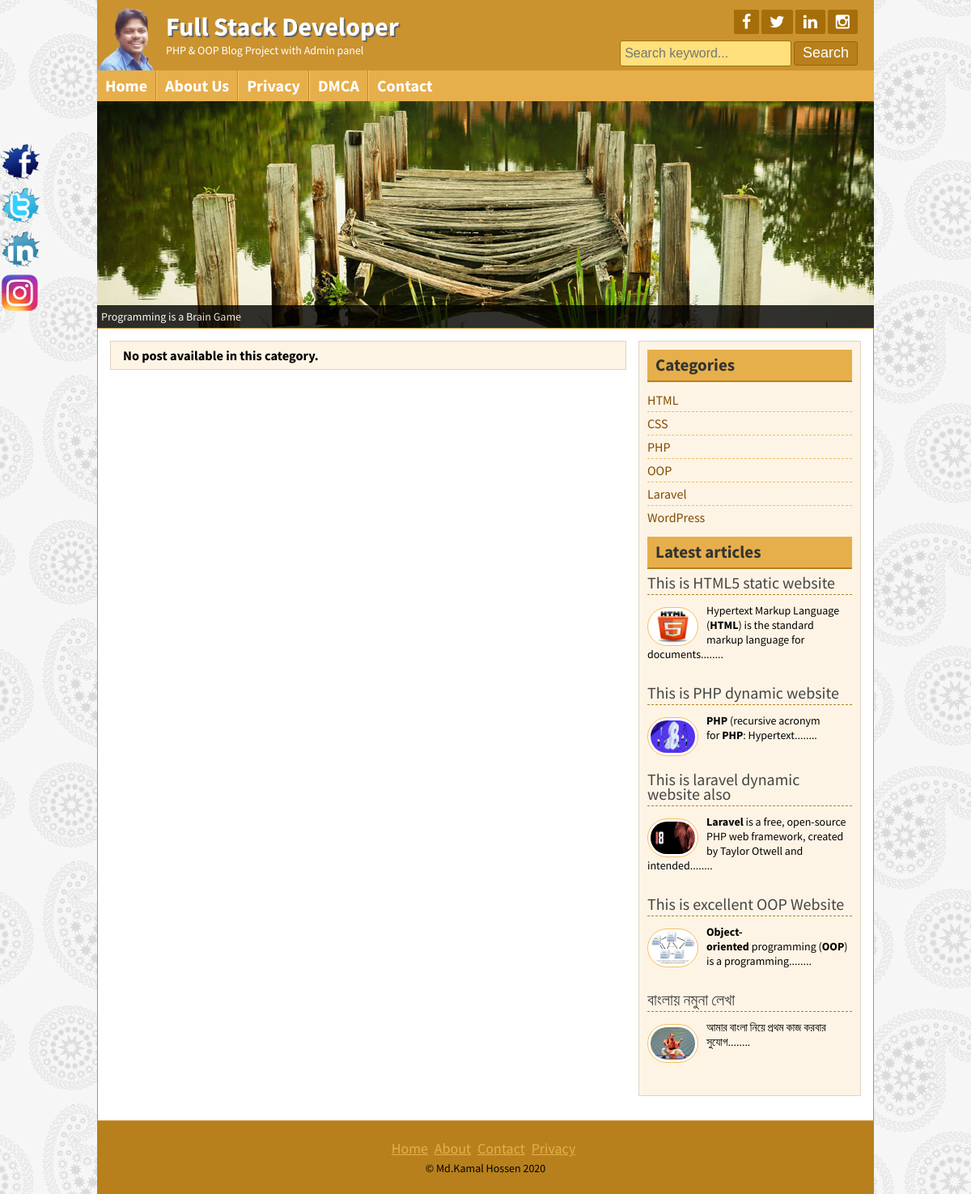
Page /posts.php?category=10 on the committed database.
### tables this page shows
CREATE TABLE `title_slogan` (
  `id` int(11) NOT NULL,
  `title` varchar(255) NOT NULL,
  `slogan` varchar(255) NOT NULL,
  `logo` varchar(255) NOT NULL
);

CREATE TABLE `social` (
  `id` int(11) NOT NULL,
  `fb` varchar(255) NOT NULL,
  `tw` varchar(255) NOT NULL,
  `ln` varchar(255) NOT NULL,
  `ins` varchar(255) NOT NULL
);

CREATE TABLE `page` (
  `id` int(11) NOT NULL,
  `name` varchar(255) NOT NULL,
  `body` text NOT NULL
);

CREATE TABLE `tbl_category` (
  `id` int(11) NOT NULL,
  `name` varchar(50) NOT NULL
);

CREATE TABLE `tbl_post` (
  `id` int(11) NOT NULL,
  `cat` int(11) NOT NULL,
  `title` varchar(255) NOT NULL,
  `body` text NOT NULL,
  `image` varchar(255) NOT NULL,
  `author` varchar(50) NOT NULL,
  `tags` varchar(255) NOT NULL,
  `date` timestamp NOT NULL DEFAULT current_timestamp(),
  `userid` int(11) NOT NULL
);

CREATE TABLE `footer` (
  `id` int(11) NOT NULL,
  `copyright` varchar(255) NOT NULL
);

### lib/Database.php (called while the page is built, shortened)
<?php
Class Database{
	public $host   = DB_HOST;
	public $user   = DB_USER;
	public $pass   = DB_PASS;
	public $dbname = DB_NAME;
	public $link;
    private function connectDB(){
        $this->link = new mysqli($this->host, $this->user, $this->pass, $this->dbname);
    }
	public function select($query){
		$result = $this->link->query($query) or die($this->link->error.__LINE__);
		if($result->num_rows > 0){
			return $result;
		} else {
			return false;
		}
	}
}

### helpers/formate.php (called while the page is built, shortened)
<?php
class Formate
{
	public function shortText($text, $limit = 400){
        $text = $text. "";
        $text = substr($text, 0, $limit);
        $text = substr($text, 0, strripos($text, ' '));
        $text = $text."........";
        return $text;
    }
}

### inc/slider.php (the view)
<div class="slidersection templete clear">
    <div id="slider">
    	 <?php
            $query = "SELECT * FROM slider ORDER BY ID limit 6";
            $slider = $db->select($query);
            if ($slider) {
                while ($result = $slider->fetch_assoc()) {
            ?>
        <a href="#"><img src="admin/<?php echo $result['image']; ?>" alt="nature 1" title="<?php echo $result['title']; ?>" /></a>
      <?php } }?>
    </div>
</div>

### inc/header.php (shortened to what this page needs)
<?php
include ('lib/Database.php');
include ('helpers/formate.php');
$db = new Database();
$fn = new Formate();
?>
<!DOCTYPE html>
<html>
<head>
    <?php
     include('scripts/css.php');
     ?>
</head>
<body>
<div class="headersection templete clear">
    <a href="index.php">
        <div class="logo">
             <?php
                $query = "SELECT * FROM title_slogan WHERE id='1'";
                $blog_title = $db->select($query);
                if ($blog_title){
                while ($result = $blog_title->fetch_assoc()){
                ?>
            <img src="admin/<?php echo $result['logo'] ?>" alt="Logo"/>
            <h2><?php echo $result['title']; ?></h2>
            <p><?php echo $result['slogan'] ?></p>
        <?php } } ?>
        </div>
    </a>
    <div class="social clear">
        <div class="icon clear">
            <?php
                $query = "SELECT * FROM social WHERE id='1'";
                $social = $db->select($query);
                if ($social){
                while ($result = $social->fetch_assoc()){
            ?>
            <a href="<?php echo $result['fb']; ?>" target="_blank"><i class="fa fa-facebook"></i></a>
            <a href="<?php echo $result['tw']; ?>" target="_blank"><i class="fa fa-twitter"></i></a>
            <a href="<?php echo $result['ln']; ?>" target="_blank"><i class="fa fa-linkedin"></i></a>
            <a href="<?php echo $result['ins']; ?>" target="_blank"><i class="fa fa-instagram"></i></a>
            <?php } }?>
        </div>
        <div class="searchbtn clear">
            <form action="search.php" method="get">
                <input type="text" name="search" placeholder="Search keyword..."/>
                <input type="submit" name="submit" value="Search"/>
            </form>
        </div>
    </div>
</div>
<div class="navsection templete">
    <?php
        $path = $_SERVER['SCRIPT_FILENAME'];
        $currentpage = basename($path, '.php');
    ?>
    <ul>
        <li>
            <a <?php if ($currentpage == 'index'){echo "id='active'";} ?> href="index.php">Home</a>
        </li>
        <?php
            $query = "SELECT * FROM page";
            $page = $db->select($query);
            if ($page) {
            while ($result = $page->fetch_assoc()) {
        ?>
        <li>
            <a
            <?php
            if (isset($_GET['pageid']) && $_GET['pageid'] == $result['id']){
                echo "id='active'";
            }
            ?>
            href="page.php?pageid=<?php echo $result['id']; ?>"><?php echo $result['name']; ?></a>
        </li>
            <?php  }}?>
        <li>
            <a <?php if ($currentpage == 'contact'){echo "id='active'";} ?> href="contact.php">Contact</a>
        </li>
    </ul>
</div>

### inc/sidebar.php
<div class="sidebar clear">
    <div class="samesidebar clear">
        <h2>Categories</h2>
        <ul>
            <?php
            $side = "select * from tbl_category";
            $sidebar = $db->select($side);
            if ($sidebar){
                while ($result = $sidebar->fetch_assoc()){
            ?>
            <li><a href="posts.php?category=<?php echo $result['id'];?>">
                    <?php
                    echo $result['name'];
                    ?>
                </a></li>
            <?php
            }  } else{?>
            <li>No Category Created</li>
                <?php } ?>
        </ul>
    </div>
    <div class="samesidebar clear">
        <h2>Latest articles</h2>
        <?php
        $query = "select * from tbl_post limit 5";
        $post = $db->select($query);
        if ($post){
            while ($result = $post->fetch_assoc()){
        ?>
        <div class="popular clear">
            <h3><a href="post.php?id=<?php echo $result['id']; ?>"><?php echo $result['title']; ?></a></h3>
            <a href="post.php?id=<?php echo $result['id']; ?>"><img src="admin/<?php echo $result['image']; ?>" alt="post image"/></a>
           <?php echo $fn->shortText($result['body'], 120); ?>
        </div>
        <?php } } else{
            header("Location:404.php");
        } ?>
    </div>
</div>

### inc/footer.php (shortened to what this page needs)
</div>
<div class="footersection templete clear">
    <div class="footermenu clear">
        <ul>
            <li><a href="#">Home</a></li>
            <li><a href="#">About</a></li>
            <li><a href="#">Contact</a></li>
            <li><a href="#">Privacy</a></li>
        </ul>
    </div>
     <?php
        $query = "SELECT * FROM footer WHERE id='1'";
        $copyright = $db->select($query);
        if ($copyright){
        while ($result = $copyright->fetch_assoc()){
        ?>
        <p>&copy; <?php echo $result['copyright']; echo date(' Y');?></p>
        <?php }} ?>
    </div>
<div class="fixedicon clear">
   <?php
        $query = "SELECT * FROM social WHERE id='1'";
        $social = $db->select($query);
        if ($social){
        while ($result = $social->fetch_assoc()){
    ?>
    <a href="<?php echo $result['fb']; ?>" target="_blank"><img src="images/fb.png" alt="Facebook"/></a>
    <a href="<?php echo $result['tw']; ?>" target="_blank"><img src="images/tw.png" alt="Twitter"/></a>
    <a href="<?php echo $result['ln']; ?>" target="_blank"><img src="images/in.png" alt="LinkedIn"/></a>
    <a href="<?php echo $result['ins']; ?>" target="_blank"><img src="images/gl.png" alt="instagram"/></a>
    <?php } } ?>
</div>
</body>
</html>

### css/nivo-slider.css (style rules this page uses)
.nivoSlider { position:relative; }
.nivoSlider a.nivo-imageLink { position:absolute; top:0px; left:0px; width:100%; height:100%; border:0; padding:0; margin:0; z-index:60; display:none; }

### style.css (style rules this page uses)
* { margin:0;padding:0;outline:0 }
body { font-family: 'Source Sans Pro', sans-serif;font-size:14px;line-height:18px;color:#000;background:url(images/bg.png)repeat fixed 0 0 #fff; }
.templete { width:960px;margin:0 auto; }
.clear { overflow:hidden; }
input[type="text"], input[type="email"] { border: 1px solid #cfc5b6; border-radius: 3px; margin-bottom: 5px; padding: 5px; width: 300px; }
input[type="submit"] { background: #b7801c none repeat scroll 0 0; border: 1px solid #e6af4b; color: #fff; cursor: pointer; font-size: 20px; padding: 1px 10px; }
.headersection { background: #ca932f none repeat scroll 0 0; color: #fff; }
.logo { float: left; width: 580px; }
.logo img { float: left; margin-right: 15px; padding-top: 10px; width: 70px; }
.logo h2 { color: #fff; font-size: 32px; margin-bottom: 11px; margin-top: 24px; text-shadow: 2px 2px 0 #666; }
.logo p { color:#fff; }
.social { float: right; margin-right: 20px; margin-top: 12px; text-align: right; width: 360px; }
.icon { float: right; }
.icon a { background: #a56e0a none repeat scroll 0 0; border-radius: 2px; color: #fff; display: block; float: left; font-size: 20px; margin-left: 3px; padding: 5px 10px; }
.searchbtn { float: right; margin-top: 8px; }
.searchbtn input[type="text"] { border: 1px solid #A56E0A; width: 200px; background: #FFE07C; font-size: 16px; height: 20px; }
.searchbtn input[type="submit"] { border: 1px solid #9d6602; border-radius: 3px; font-size: 18px; height: 30px; padding-left: 10px; padding-right: 10px; padding-top: 0; cursor: pointer; }
.navsection { background: none repeat scroll 0 0 #e6af4b; min-height: 38px; }
.navsection ul { margin:0;padding:0;list-style:none; }
.navsection ul li { border-left: 1px solid #fdc662; border-right: 1px solid #c18a26; display: block; float: left; position:relative; }
.navsection ul li:first-child { border-left: 0px solid #fdc662; }
.navsection ul li:last-child { border-right: 0px solid #c18a26; }
.navsection ul li a { color: #fff; display: block; font-size: 20px; font-weight: bold; padding: 10px; text-decoration: none; }
.sidebar { background: #fef4e5 none repeat scroll 0 0; border: 1px solid #ded4c5; float: right; margin-bottom: 15px; margin-top: 0; padding: 10px; width: 253px; }
.samesidebar { margin-bottom: 10px; }
.samesidebar h2 { background: #e6af4b none repeat scroll 0 0; border-bottom: 2px solid #b7801c; color: #333; margin-bottom: 8px; padding: 10px; }
.samesidebar ul { padding:0;margin:0;list-style:none; }
.samesidebar ul li { border-bottom: 1px dashed #e9c05c; font-size: 16px; padding: 5px 8px 5px 0; }
.samesidebar ul li:last-child { border-bottom: 0px dashed #e9c05c; }
.samesidebar ul li a { color: #814a00; text-decoration: none; }
.samesidebar p { margin-bottom: 10px; }
.popular { margin-bottom: 20px; }
.popular h3 { border-bottom: 1px dashed #b7801c; font-size: 20px; font-weight: normal; margin-bottom: 10px; padding-bottom: 5px; }
.popular h3 a { text-decoration:none;color:#444 }
.popular img { background: #fff none repeat scroll 0 0; border: 1px solid #f6bf5b; border-radius: 30px; float: left; height: 40px; margin-right: 10px; margin-top: 5px; padding: 3px; width: 55px; }
.footersection { height:90px;background:#B7801C;text-align:center }
.footermenu { margin-top: 25px; margin-bottom: 5px; }
.footermenu ul { padding:0;margin:0;list-style:none;text-align:center; }
.footermenu ul li { display:inline-block; }
.footermenu ul li a { color: #E6AF4B; font-size: 18px; margin-right: 5px; }
.fixedicon { left: 0; position: fixed; top: 175px; width: 60px; }
.fixedicon img { width: 50px; }

### rows in the picture
title_slogan: logo (picture), title "Full Stack Developer", slogan "PHP & OOP Blog Project with Admin panel"
page: name "About Us"
page: name "Privacy"
page: name "DMCA"
tbl_category: name "HTML"
tbl_category: name "CSS"
tbl_category: name "PHP"
tbl_category: name "OOP"
tbl_category: name "Laravel"
tbl_category: name "WordPress"
tbl_post: title "This is HTML5 static website", image (picture), body "Hypertext Markup Language ( HTML ) is the standard markup language for documents........"
tbl_post: title "This is PHP dynamic website", image (picture), body "PHP (recursive acronym for PHP : Hypertext........"
tbl_post: title "This is laravel dynamic website also", image (picture), body "Laravel is a free, open-source PHP web framework, created by Taylor Otwell and intended........"
tbl_post: title "This is excellent OOP Website", image (picture), body "Object-oriented programming ( OOP ) is a programming........"
tbl_post: title "বাংলায় নমুনা লেখা", image (picture), body "আমার বাংলা নিয়ে প্রথম কাজ করবার সুযোগ........"
footer: copyright "Md.Kamal Hossen"
